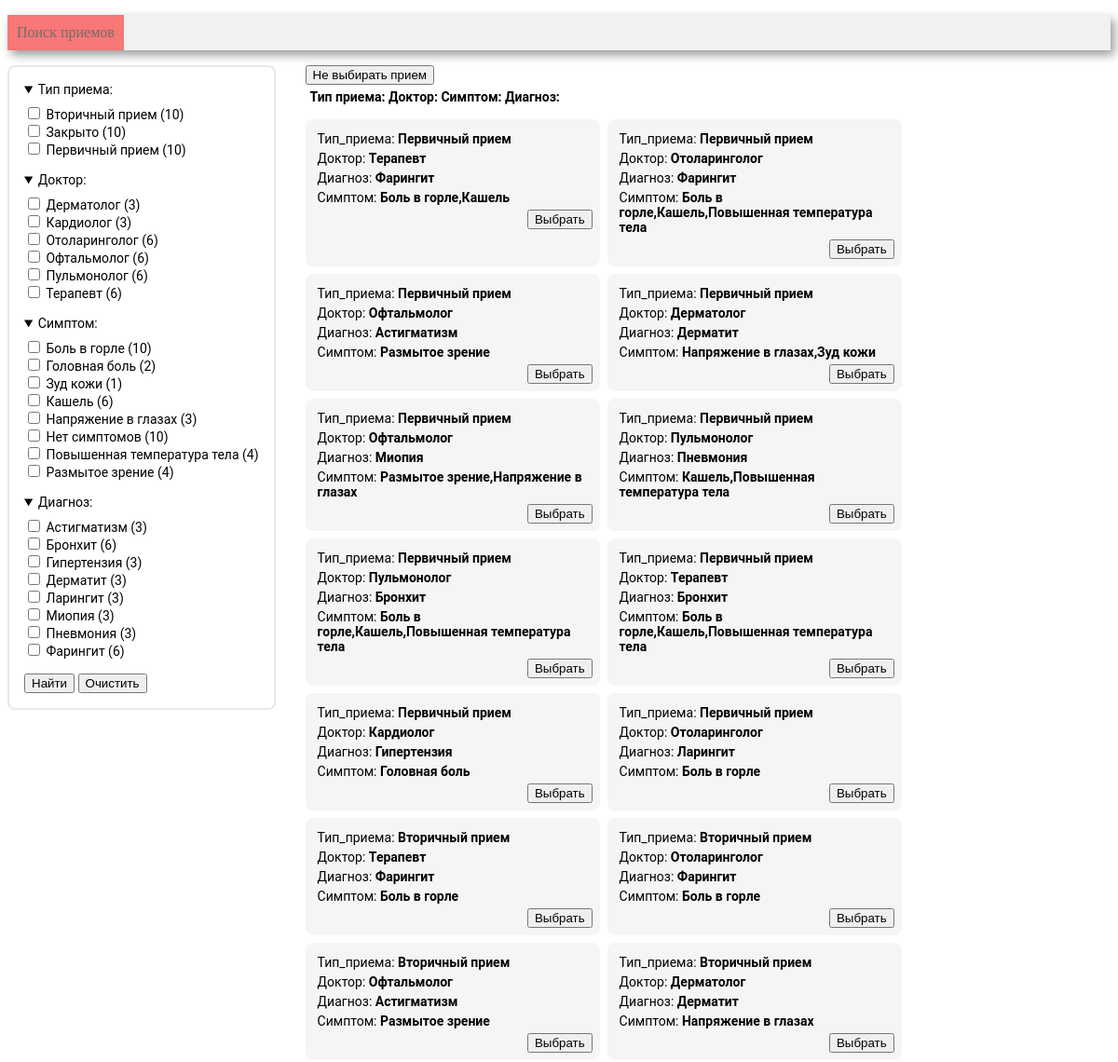
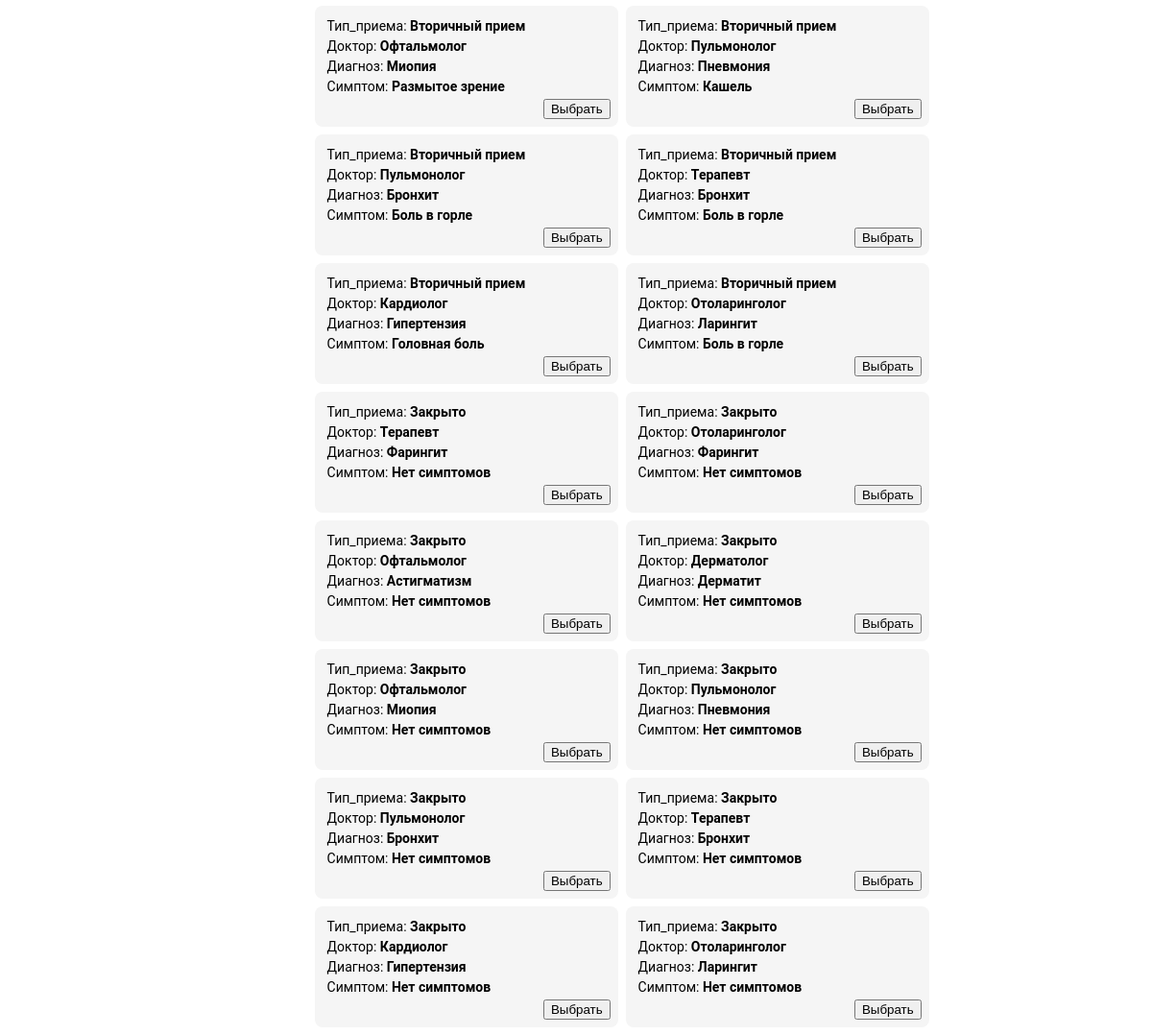
Screenshot of /search with the database file from the repository (2 pictures, top to bottom).
### tables this page shows
CREATE TABLE type (
       type_id INTEGER PRIMARY KEY AUTOINCREMENT,
	   type VARCHAR(30)
);

CREATE TABLE doctor (
       doctor_id INTEGER PRIMARY KEY AUTOINCREMENT,
    	speciality VARCHAR(50)
);

CREATE TABLE symptom (
    symptom_id INTEGER PRIMARY KEY AUTOINCREMENT,
    symptom VARCHAR(30)
);

CREATE TABLE diagnosis (
       diagnosis_id INTEGER PRIMARY KEY AUTOINCREMENT,
	   diagnosis VARCHAR(30)
);

### controllers/search.py (the view)
@app.route('/search', methods=['GET', 'POST'])
def search():
    conn = get_db_connection()
    df_doctor = get_doctor(conn)
    df_symptom = get_symptom(conn)
    df_diagnosis = get_diagnosis(conn)
    df_type = get_type(conn)
    if request.form.get('clear'):
        doctors = []
        diagnoses = []
        symptoms = []
        types = []
    else:
        doctors = request.form.getlist('doctors')
        diagnoses = request.form.getlist('diagnoses')
        symptoms = request.form.getlist('symptoms')
        types = request.form.getlist('types')
    df_app = get_app(conn, types, doctors, symptoms, diagnoses)
    html = render_template(
        'search.html',
        sections=['types', 'doctors', 'symptoms', 'diagnoses'],
        all_data=[df_type, df_doctor, df_symptom, df_diagnosis],
        all_choices=[ types, doctors, symptoms, diagnoses],
        appointments=df_app,
        types = types,
        doctor_list=doctors,
        symptoms=symptoms,
        diagnoses=diagnoses,
        len=len,
        zip=zip,
    )
    return html

### models/search_model.py (called while the page is built)
def get_type(conn):
    return pd.read_sql('''
        SELECT type,
        count(appointment_id)
        FROM type t
        INNER JOIN appointment a on t.type_id = a.type_id
        GROUP BY type''', conn)

def get_diagnosis(conn):
    return pd.read_sql('''
        SELECT diagnosis,
        count(appointment_id)
        FROM diagnosis d
        INNER JOIN appointment a on d.diagnosis_id = a.diagnosis_id
        GROUP BY diagnosis''', conn)

def get_doctor(conn):
    return pd.read_sql('''
        SELECT speciality,
        count(appointment_id)
        FROM doctor d
        INNER JOIN appointment a on d.doctor_id = a.doctor_id
        GROUP BY speciality''', conn)

def get_symptom(conn):
    return pd.read_sql('''
        SELECT symptom,
        count(a.appointment_id)
        FROM symptom s
        INNER JOIN app_symptom on s.symptom_id = app_symptom.symptom_id
        INNER JOIN appointment a on a.appointment_id = app_symptom.appointment_id
        GROUP BY symptom''', conn)

### utils.py (called while the page is built)
def get_db_connection() -> object:
    return sqlite3.connect('patients.sqlite')

### templates/search.html (shortened to what this page needs)
<!DOCTYPE html>
<html lang="ru">
<head>
    <link rel="stylesheet" href="/static/css/search.css">
    <link rel="stylesheet" href="/static/css/style.css">
    {% import "macros.html" as macros %}
</head>
<body>
<div class=menu>
    <ul>
        <li class=active><a href="/">Поиск приемов</a></li>
    </ul>
</div>
<main class="main">
    <aside class="search_bar">
        <form action="" method="post">
            {% for section, data, choices in zip(sections, all_data, all_choices) %}
                {{ macros.render_selection_section(section, data, choices, len) }}
            {% endfor %}
            <input class="selection_section__button button" type="submit" value="Найти">
            <input class="selection_section__button button" type="submit" name="clear" value="Очистить">
        </form>
    </aside>
    <div class="books_wrapper">
        <form action="{{ url_for('index') }}" method="get" class="back_button">
            <input type="submit" name="noselect" value="Не выбирать прием">
        </form>
        <p class="search_choices">
            {% for section, data, choices in zip(sections, all_data, all_choices) %}
                {{ macros.render_selection_tags(section, data, choices, len) }}
            {% endfor %}
        </p>
        <div class="book_cards_wrapper">
            {% for i in range(len(appointments)) %}
                {{ macros.render_app_card(appointments.loc[i]) }}
            {% endfor %}
        </div>
    </div>
</main>
</body>
</html>

### templates/macros.html (shortened to what this page needs)
{% macro render_selection_section(section, data, choices, len) %}
    <details class="selection_section" open>
        <summary class="selection_section__header">
            {% if section == 'types' %}
                Тип приема:
            {% elif section == 'doctors' %}
                Доктор:
            {% elif section == 'symptoms' %}
                Симптом:
            {% elif section == 'diagnoses' %}
                Диагноз:
            {% endif %}
        </summary>
        <fieldset class="selection_section__body">
            {% for i in range(len(data)) %}
                <label class="option_label">
                    <input type="checkbox" name="{{ section }}"
                            {% set value = data.iloc[i, 0] %}
                           value="{{ value }}"
                    >
                    {{ value }} ({{ data.iloc[i, 1] }})
                </label>
            {% endfor %}
        </fieldset>
    </details>
{% endmacro %}
{% macro render_selection_tags(section, data, choices, len) %}
    <span class="section_name">{% if section == 'types' %}
        Тип приема:
    {% elif section == 'doctors' %}
        Доктор:
    {% elif section == 'symptoms' %}
        Симптом:
    {% elif section == 'diagnoses' %}
        Диагноз:
    {% endif %}
    </span>
{% endmacro %}
{% macro render_app_card(appointment) %}
    <div class="book_card">
        {% set attributes = ['Тип_приема', 'Доктор', 'Диагноз', 'Симптом'] %}
        {% for attribute in attributes %}
            <p class="book_info">{{ attribute }}:
                <span class="book_info__value">
                        {{ appointment[attribute] }}
                </span>
            </p>
        {% endfor %}
        <form action="{{ url_for('index') }}" method="get">
            <input class="book_card__button button" type="submit" value="Выбрать">
        </form>
    </div>
{% endmacro %}

### static/css/search.css (style rules this page uses)
.main { display: flex; gap: 2rem; font: 14px Roboto, sans-serif; margin: 0; }
p { margin: 5px; padding: 0; }
.search_bar { position: sticky; top: 1rem; padding: 1rem; border-radius: 0.5rem; border: solid 2px #e8e8e8; min-width: fit-content; height: fit-content; }
.selection_section { margin-bottom: 1rem; }
.selection_section__header { margin-bottom: 0.5rem; }
.selection_section__body { border: none; margin: 0; padding: 0; }
.option_label { display: block; }
.section_name { font-weight: bold; }
.books_wrapper { width: 100%; }
.search_choices { margin-bottom: 1rem; }
.book_cards_wrapper { display: flex; flex-wrap: wrap; flex-grow: 1; gap: .5rem; }
.book_card { background: #f5f5f5; padding: .5rem; border-radius: .5rem; width: 300px; }
.book_info__value { font-weight: bold; }
.book_card__button { display: block; margin-left: auto; }

### static/css/style.css (style rules this page uses)
.menu { background-color: #f1f1f1; box-shadow: 4px 5px 10px rgba(0, 0, 0, 0.4); width: 100%; }
.menu li { display: inline-block; vertical-align: top; padding: 10px; color: #6f6d6d; }
.menu a { text-decoration: none; color: #6f6d6d; }
.menu ul { padding: 0px; }
.active { background-color: #f87777; color: #f8f8f8; }

### rows the page displays
type: type "Вторичный прием", iloc "10", attribute "Тип_приема"
type: type "Закрыто", iloc "10", attribute "Тип_приема"
type: type "Первичный прием", iloc "10", attribute "Тип_приема"
doctor: speciality "Дерматолог", iloc "3", attribute "Доктор"
doctor: speciality "Кардиолог", iloc "3", attribute "Доктор"
doctor: speciality "Отоларинголог", iloc "6", attribute "Доктор"
doctor: speciality "Офтальмолог", iloc "6", attribute "Доктор"
doctor: speciality "Пульмонолог", iloc "6", attribute "Доктор"
doctor: speciality "Терапевт", iloc "6", attribute "Доктор"
symptom: symptom "Боль в горле", iloc "10", attribute "Симптом"
symptom: symptom "Головная боль", iloc "2", attribute "Симптом"
symptom: symptom "Зуд кожи", iloc "1"
symptom: symptom "Кашель", iloc "6", attribute "Симптом"
symptom: symptom "Напряжение в глазах", iloc "3", attribute "Симптом"
symptom: symptom "Нет симптомов", iloc "10", attribute "Симптом"
symptom: symptom "Повышенная температура тела", iloc "4"
symptom: symptom "Размытое зрение", iloc "4", attribute "Симптом"
diagnosis: diagnosis "Астигматизм", iloc "3", attribute "Диагноз"
diagnosis: diagnosis "Бронхит", diagnosis_id "6", attribute "Диагноз"
diagnosis: diagnosis "Гипертензия", iloc "3", attribute "Диагноз"
diagnosis: diagnosis "Дерматит", diagnosis_id "3", attribute "Диагноз"
diagnosis: diagnosis "Ларингит", iloc "3", attribute "Диагноз"
diagnosis: diagnosis "Миопия", iloc "3", attribute "Диагноз"
diagnosis: diagnosis "Пневмония", iloc "3", attribute "Диагноз"
diagnosis: diagnosis "Фарингит", iloc "6", attribute "Диагноз"

### other values shown
{{ attribute }} "Симптом" "Симптом" "Симптом" "Симптом" "Симптом" "Симптом" "Симптом"
{{ appointment[attribute] }} "Боль в горле,Кашель" "Боль в горле,Кашель,Повышенная температура тела" "Напряжение в глазах,Зуд кожи" "Размытое зрение,Напряжение в глазах" "Кашель,Повышенная температура тела" "Боль в горле,Кашель,Повышенная температура тела" "Боль в горле,Кашель,Повышенная температура тела"
